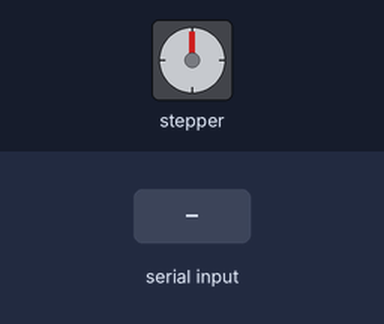
Recording of a sketch running on a simulated Arduino Uno, built with avr-gcc and run on an emulated ATmega328P. On the bench: stepper motor. The inputs (shaded band) are chosen by the test bench. Stepper angles assume 4096 steps per turn.

Above: at 1.2 s.
1.3 s: "90,45\n" received over Serial
At 1.67 s:
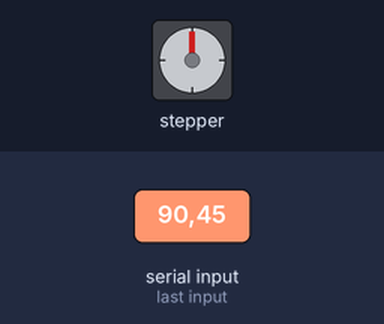
4.3 s: "30,150\n" received over Serial
At 5.0 s:
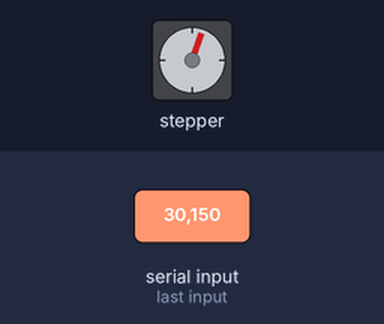
7.3 s: "200\n" received over Serial
At 8.4 s:
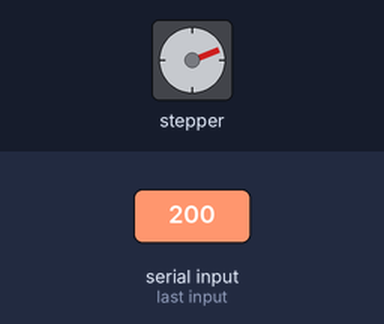
10.3 s: "5\n" received over Serial
At 11.1 s:
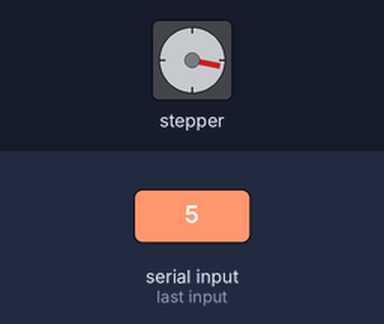
12.1 s: "90\n" received over Serial
15.1 s: "30,150\n" received over Serial
Timing chart, 0 to 20.8 s (numbered marks = the images above; inputs shaded):
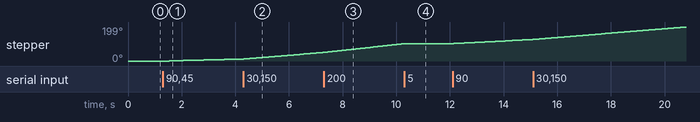

The sketch:

ArduinoStepperLED.ino
```cpp
#include <AccelStepper.h>

// Initialize stepper (8, 10, 9, 11 sequence for ULN2003)
AccelStepper stepper(AccelStepper::HALF4WIRE, 8, 10, 9, 11);

void setup() {
  Serial.begin(115200);
  Serial.setTimeout(10);

  stepper.setMaxSpeed(2000.0);
}

void loop() {
  // Check for new data from Python
  if (Serial.available() > 0) {
    // We now expect just one number: "Speed\n"
    int motorSpeed = Serial.parseInt();

    if (Serial.read() == '\n') {
      // Update Motor Speed
      stepper.setSpeed(motorSpeed);
    }
  }

  // Keep motor spinning
  stepper.runSpeed();
}
```

Measured:
- after the input at 1.3 s, stepper: keeps turning clockwise at about 4°/s, starting after 0.25 s
